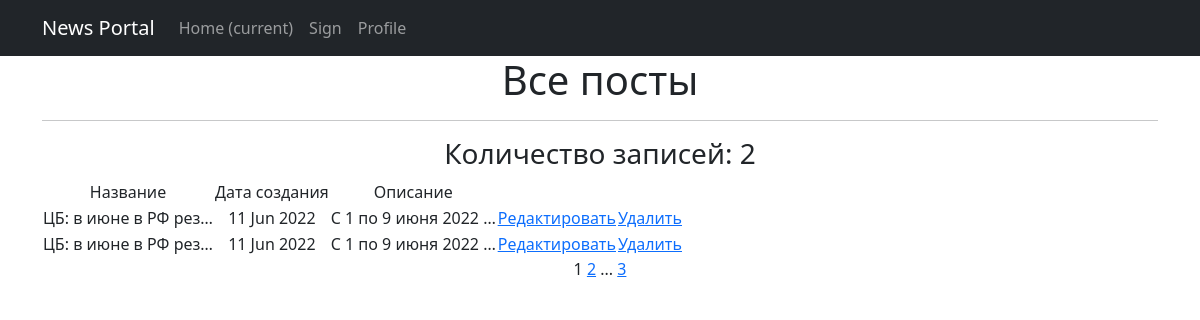
Page /news/ on the committed database.
### newapp/models.py (models this page shows, shortened)
class Post(models.Model):
    author = models.ForeignKey(Author, on_delete=models.CASCADE)
    NEWS = 'NW'
    ARTICLE = 'AR'
    CATEGORY_CHOICES = (
        (NEWS, "новость"),
        (ARTICLE, "статья")
    )
    categoryType = models.CharField(max_length=2, choices=CATEGORY_CHOICES, default=ARTICLE)
    dateCreation = models.DateTimeField(auto_now_add=True)
    postCategory = models.ManyToManyField(Category, through='PostCategory')
    title = models.CharField(max_length=128)
    text = models.TextField()
    rating = models.SmallIntegerField(default=0)

### newapp/views.py (the view)
# urls.py: path('', PostList.as_view(),name='post_list'),
class PostList(ListView):
    model = Post
    ordering = '-dateCreation'
    template_name = 'News.html'
    context_object_name = 'News'
    paginate_by = 2
    form_class =PostForm

### newapp/templatetags/custom_filters.py (called while the page is built)
@register.filter()
def censor(text):
    Cens_word = ["Редиска"]
    low = text.lower()
    for i in Cens_word:
        if i.find(low):
            low = text.replace(i[1:], "*" * (len(i) -1))
    return f'{low}'

### newapp/templatetags/custom_tags.py (called while the page is built)
@register.simple_tag(takes_context=True)
def url_replace(context, **kwargs):
   d = context['request'].GET.copy()
   for k, v in kwargs.items():
       d[k] = v
   return d.urlencode()

### templates/News.html (shortened to what this page needs)
{% extends 'flatpages/default.html' %}
{% load custom_filters %}
{% load custom_tags %}
{% block content %}
<h1> Все посты</h1>
<hr>
{% if News %}
<h3>Количество записей: {{News|length }}</h3>
    <table>
        <tr>
            <td>Название</td>
            <td>Дата создания</td>
            <td>Описание</td>
        </tr>
        {% for new in News %}
    <tr>
        <td>{{ new.title|truncatechars:20|censor }}</td>
        <td>{{ new.dateCreation|date:'d M Y' }}</td>
        <td>{{ new.text|truncatechars:20|censor }}</td>
         <td>
            <a href="{% url 'edit' new.id %}"><u>Редактировать</u></a>
        </td>
        <td>
            <a href="{% url 'delete' new.id %}"><u>Удалить</u></a>
        </td>
    </tr>
        {% endfor %}
    </table>
{% else %}
       <h2>Постов нет!</h2>
{% endif %}
   {{ page_obj.number }}
   {% if page_obj.has_next %}
       <a href="?{% url_replace page=page_obj.next_page_number %}">{{ page_obj.next_page_number }}</a>
       {% if paginator.num_pages != page_obj.next_page_number %}
           ...
           <a href="?{% url_replace page=page_obj.paginator.num_pages %}">{{ page_obj.paginator.num_pages }}</a>
       {% endif %}
   {% endif %}
{% endblock content %}

### templates/flatpages/default.html (shortened to what this page needs)
<!DOCTYPE html>
<html lang="en">
    <head>
        {% load static %}
        <link href="{% static 'css/styles.css' %}" rel="stylesheet" />
    </head>
    <body>
<nav class="navbar navbar-expand-lg navbar-dark bg-dark static-top">
   <div class="container">
       <a class="navbar-brand" href="#">News Portal</a>
       <div class="collapse navbar-collapse" id="navbarResponsive">
           <ul class="navbar-nav ml-auto">
               <li class="nav-item active">
                   <a class="nav-link" href="#">Home
                       <span class="sr-only">(current)</span>
                   </a>
               </li>
               <li class="nav-item">
                   <a class="nav-link" href="/sign/signup/">Sign</a>
               </li>
               <li class="nav-item">
                   <a class="nav-link" href="/sign/user_update/">Profile</a>
               </li>
           </ul>
       </div>
   </div>
</nav>
        <div class="container">
   <div class="row">
       <div class="col-lg-12 text-center">
           {% block content %}{% endblock content %}
       </div>
   </div>
</div>
    </body>
</html>

### rows in the picture
Post: title|censor "ЦБ: в июне в РФ рез…", dateCreation "11 Jun 2022", text|censor "С 1 по 9 июня 2022 …"
Post: title|censor "ЦБ: в июне в РФ рез…", dateCreation "11 Jun 2022", text|censor "С 1 по 9 июня 2022 …"

### other values in the picture
{{ News|length }} "2"
{{ page_obj.number }} "1"
{{ page_obj.next_page_number }} "2"
{{ page_obj.paginator.num_pages }} "3"
